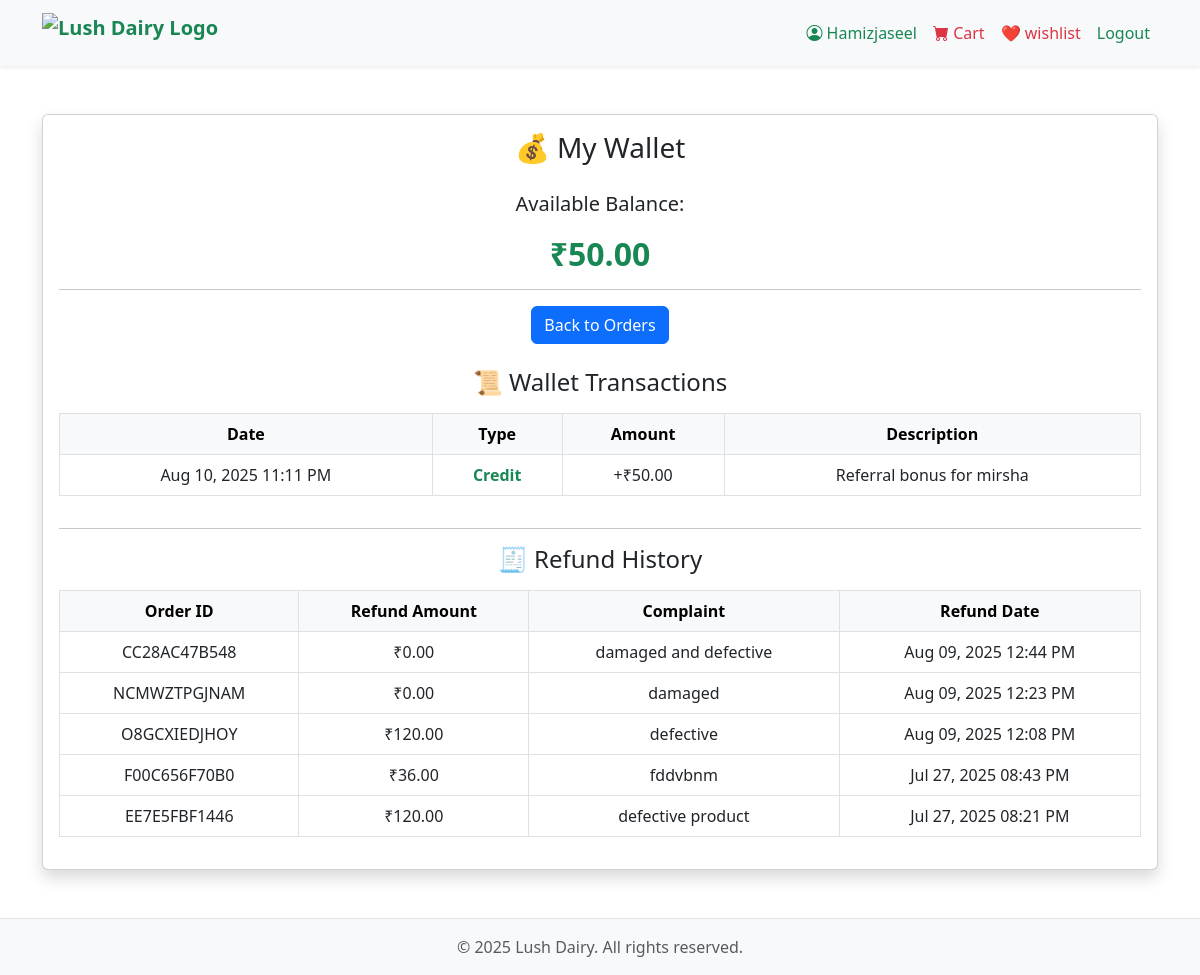
/wallet/ (signed in), run on an earlier commit of the app's database.
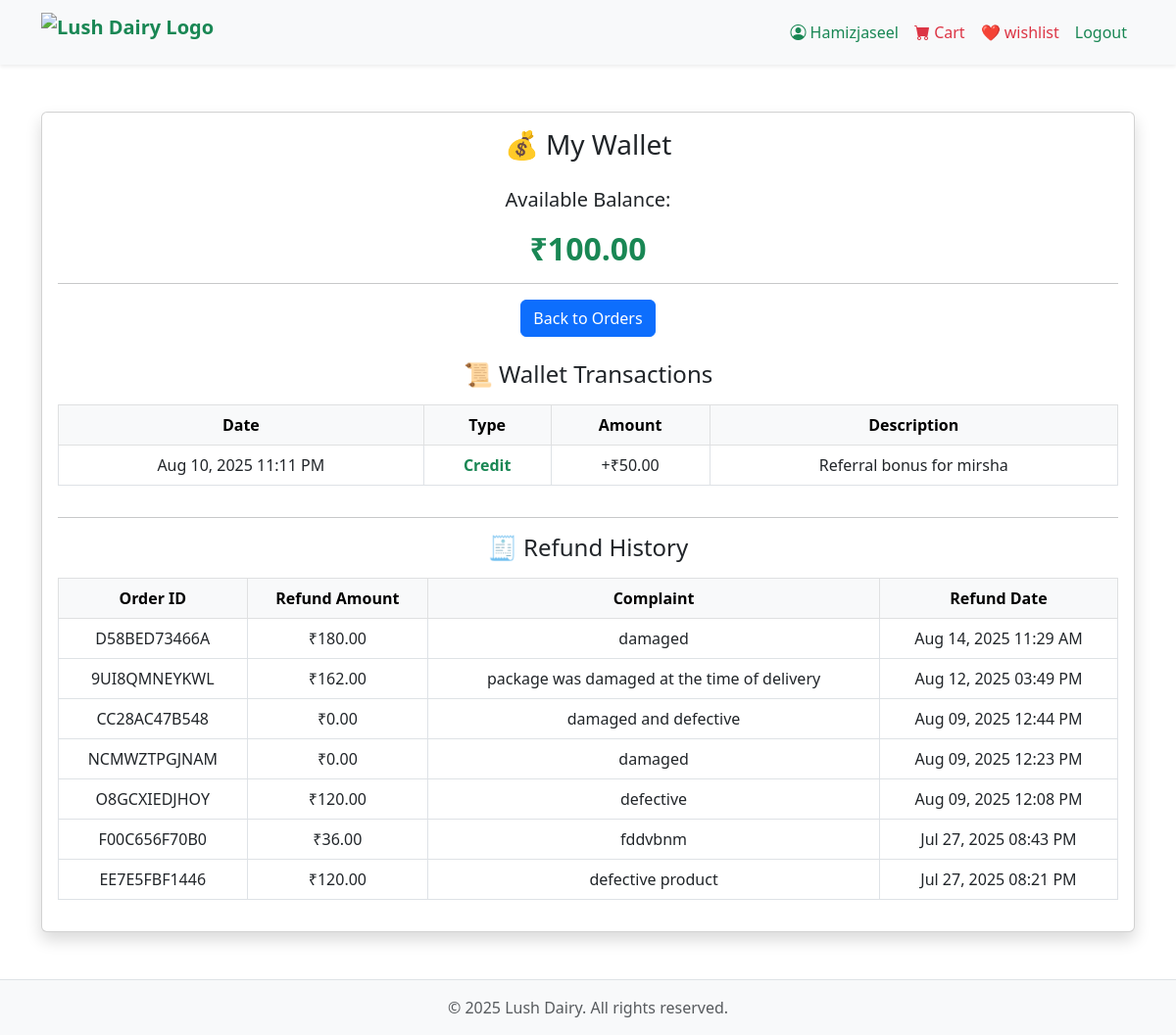
And on a later commit of the database.
### app/models.py (models this page shows, shortened)
class Wallet(models.Model):
    user = models.OneToOneField(CustomUser, on_delete=models.CASCADE)
    balance = models.DecimalField(max_digits=10, decimal_places=2, default=0.00)

class WalletTransaction(models.Model):
    wallet = models.ForeignKey(Wallet, on_delete=models.CASCADE, related_name='transactions')
    amount = models.DecimalField(max_digits=10, decimal_places=2)
    transaction_type = models.CharField(max_length=10, choices=[('credit', 'Credit'), ('debit', 'Debit')])
    description = models.CharField(max_length=255, blank=True)
    created_at = models.DateTimeField(auto_now_add=True)

class ReturnRequest(models.Model):
    user = models.ForeignKey(CustomUser, on_delete=models.CASCADE)
    order = models.ForeignKey(Order, on_delete=models.CASCADE)
    reason = models.TextField()
    refund_amount = models.DecimalField(max_digits=10, decimal_places=2)
    verified = models.BooleanField(default=False)
    refunded = models.BooleanField(default=False)
    requested_at = models.DateTimeField(auto_now_add=True)
    image = models.ImageField(upload_to='complaint_images/', blank=True, null=True)

class Order(models.Model):
    ORDER_STATUS = [
        ('pending', 'Pending'),
        ('processing', 'Processing'),
        ('shipped', 'Shipped'),
        ('delivered', 'Delivered'),
        ('cancelled', 'Cancelled'),
        ('returned', 'Returned'),
        ('Partially Cancelled', 'Partially Cancelled'),
    ]
    RETURN_STATUS_CHOICES = [
    ('not_requested', 'Not Requested'),
    ('requested', 'Requested'),
    ('approved', 'Approved'),
    ('rejected', 'Rejected'),
]
    user = models.ForeignKey(CustomUser, on_delete=models.CASCADE, related_name='orders')
    product = models.ForeignKey(Product, on_delete=models.CASCADE, null=True, blank=True)
    order_id = models.CharField(max_length=20, unique=True)
    razorpay_order_id = models.CharField(max_length=100, null=True, blank=True)
    total_amount = models.DecimalField(max_digits=10, decimal_places=2,null=True)
    status = models.CharField(max_length=20, choices=ORDER_STATUS, default='pending')
    address = models.ForeignKey(Address, on_delete=models.SET_NULL, null=True)
    created_at = models.DateTimeField(auto_now_add=True)
    updated_at = models.DateTimeField(auto_now=True)
    payment_method = models.CharField(max_length=50, default='COD')
    subtotal = models.DecimalField(max_digits=10, decimal_places=2,null=True)
    discount = models.DecimalField(max_digits=10, decimal_places=2, default=0)
    shipping = models.DecimalField(max_digits=10, decimal_places=2, default=0)
    return_status = models.CharField(max_length=20, choices=RETURN_STATUS_CHOICES, default='not_requested', blank=True)
    address_name = models.CharField(max_length=100,default='')
    address_phone = models.CharField(max_length=15,default='')
    address_line1 = models.CharField(max_length=255,default='')
    address_line2 = models.CharField(max_length=255, blank=True,default='')
    address_city = models.CharField(max_length=100,default='')
    address_state = models.CharField(max_length=100,default='')
    address_zipcode = models.CharField(max_length=10,default='')
    coupon = models.ForeignKey('Coupon', null=True, blank=True, on_delete=models.SET_NULL)
    wallet_amount = models.DecimalField(max_digits=10, decimal_places=2, default=0.00)
    class Meta:
        ordering = ['-created_at']

### app/views.py (the view)
# urls.py: path('wallet/', views.wallet_view, name='wallet'),
@login_required
def wallet_view(request):
    wallet, created = Wallet.objects.get_or_create(user=request.user)
    transactions = WalletTransaction.objects.filter(wallet__user=request.user).order_by('-created_at')
    return_requests = ReturnRequest.objects.filter(user=request.user, refunded=True).order_by('-requested_at')
    return render(request, 'user_panel/wallet.html', {
        'wallet': wallet,
        'transactions': transactions,
        'return_requests': return_requests,
    })

### templates/user_panel/wallet.html
{% extends 'user_panel/base.html' %}
{% block content %}
<div class="container my-5">
    <div class="card shadow">
        <div class="card-body text-center">
            <h3 class="mb-4">💰 My Wallet</h3>
            <p class="fs-5">Available Balance:</p>
            <h2 class="text-success fw-bold">₹{{ wallet.balance }}</h2>
            <hr>
            <a href="{% url 'user_panel:order_list' %}" class="btn btn-primary mb-4">Back to Orders</a>
            {% if transactions %}
                <h4 class="mb-3">📜 Wallet Transactions</h4>
                <div class="table-responsive">
                    <table class="table table-bordered align-middle">
                        <thead class="table-light">
                            <tr>
                                <th>Date</th>
                                <th>Type</th>
                                <th>Amount</th>
                                <th>Description</th>
                            </tr>
                        </thead>
                        <tbody>
                            {% for txn in transactions %}
                                <tr>
                                    <td>{{ txn.created_at|date:"M d, Y h:i A" }}</td>
                                    <td>
                                        {% if txn.transaction_type == 'credit' %}
                                            <span class="text-success fw-bold">Credit</span>
                                        {% else %}
                                            <span class="text-danger fw-bold">Debit</span>
                                        {% endif %}
                                    </td>
                                    <td>
                                        {% if txn.transaction_type == 'credit' %}
                                            +₹{{ txn.amount }}
                                        {% else %}
                                            -₹{{ txn.amount }}
                                        {% endif %}
                                    </td>
                                    <td>{{ txn.description|default:"—" }}</td>
                                </tr>
                            {% endfor %}
                        </tbody>
                    </table>
                </div>
            {% else %}
                <p class="text-muted">No wallet transactions yet.</p>
            {% endif %}
            <hr>
            {% if return_requests %}
                <h4 class="mb-3">🧾 Refund History</h4>
                <div class="table-responsive">
                    <table class="table table-bordered align-middle">
                        <thead class="table-light">
                            <tr>
                                <th>Order ID</th>
                                <th>Refund Amount</th>
                                <th>Complaint</th>
                                <th>Refund Date</th>
                            </tr>
                        </thead>
                        <tbody>
                            {% for req in return_requests %}
                                <tr>
                                    <td>{{ req.order.order_id }}</td>
                                    <td>₹{{ req.refund_amount }}</td>
                                    <td>{{ req.reason }}</td>
                                    <td>{{ req.requested_at|date:"M d, Y h:i A" }}</td>
                                </tr>
                            {% endfor %}
                        </tbody>
                    </table>
                </div>
            {% else %}
                <p class="text-muted">No refund history available.</p>
            {% endif %}
        </div>
    </div>
</div>
{% endblock %}

What changed in the data, as far as the page shows it:
changed Wallet: balance "50.00" → "100.00"
added ReturnRequest: order.order_id "D58BED73466A", refund_amount "180.00", reason "damaged", requested_at "Aug 14, 2025 11:29 AM"
added ReturnRequest: order.order_id "9UI8QMNEYKWL", refund_amount "162.00", reason "package was damaged at the time of delivery", requested_at "Aug 12, 2025 03:49 PM"
